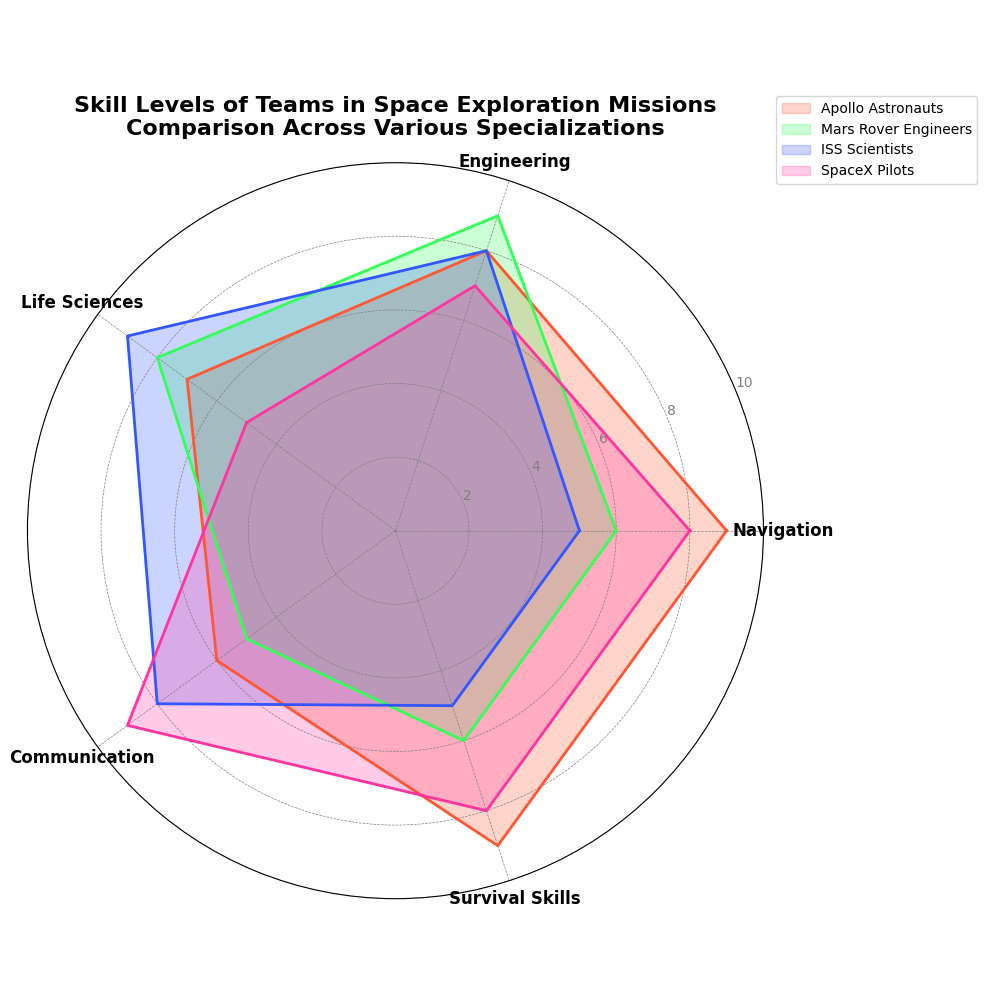

This chart was generated by the following Python code:
import matplotlib.pyplot as plt
import numpy as np
from math import pi

# Backstory:
# This radar chart shows the distribution of various skills required for successful space missions.
# It compares the skill levels assessed in different teams specialized in Space Exploration.
# Teams: "Apollo Astronauts", "Mars Rover Engineers", "ISS Scientists", "SpaceX Pilots"
# Skills: "Navigation", "Engineering", "Life Sciences", "Communication", "Survival Skills"

# Define the skill categories and number of skills
categories = ['Navigation', 'Engineering', 'Life Sciences', 'Communication', 'Survival Skills']
num_skills = len(categories)

# Define skill levels for each team (scale of 1 to 10)
apollo_astronauts = [9, 8, 7, 6, 9]
mars_rover_engineers = [6, 9, 8, 5, 6]
iss_scientists = [5, 8, 9, 8, 5]
spacex_pilots = [8, 7, 5, 9, 8]

# Consolidate and extend data to close the radar chart
data = np.array([apollo_astronauts, mars_rover_engineers, iss_scientists, spacex_pilots])
data = np.concatenate((data, data[:, [0]]), axis=1)

# Calculate the angle for each skill category
angles = np.linspace(0, 2 * pi, num_skills, endpoint=False).tolist()
angles += angles[:1]

# Create the radar chart
fig, ax = plt.subplots(figsize=(10, 10), subplot_kw=dict(polar=True))

# Define labels for the different teams
labels = ["Apollo Astronauts", "Mars Rover Engineers", "ISS Scientists", "SpaceX Pilots"]

# Define colors for each team
colors = ['#FF5733', '#33FF57', '#3357FF', '#FF33A1']

# Plot each team's skill levels
for i, color in enumerate(colors):
    ax.fill(angles, data[i], color=color, alpha=0.25, label=labels[i])
    ax.plot(angles, data[i], color=color, linewidth=2)

# Add skill category labels to the radar chart
ax.set_xticks(angles[:-1])
ax.set_xticklabels(categories, fontsize=12, fontweight='bold')

# Customize the radial grid
ax.yaxis.grid(True, linestyle='--', linewidth=0.5, color='grey')
ax.xaxis.grid(True, linestyle='--', linewidth=0.5, color='grey')
ax.set_ylim(0, 10)
ax.set_yticks([2, 4, 6, 8, 10])
ax.set_yticklabels(['2', '4', '6', '8', '10'], fontsize=10, color='grey')

# Set title and legend
ax.set_title('Skill Levels of Teams in Space Exploration Missions\nComparison Across Various Specializations', 
             fontsize=16, fontweight='bold', pad=20)
ax.legend(loc='upper right', bbox_to_anchor=(1.3, 1.1))

# Automatically adjust subplot parameters to give specified padding
plt.tight_layout()

# Display the radar chart
plt.show()
